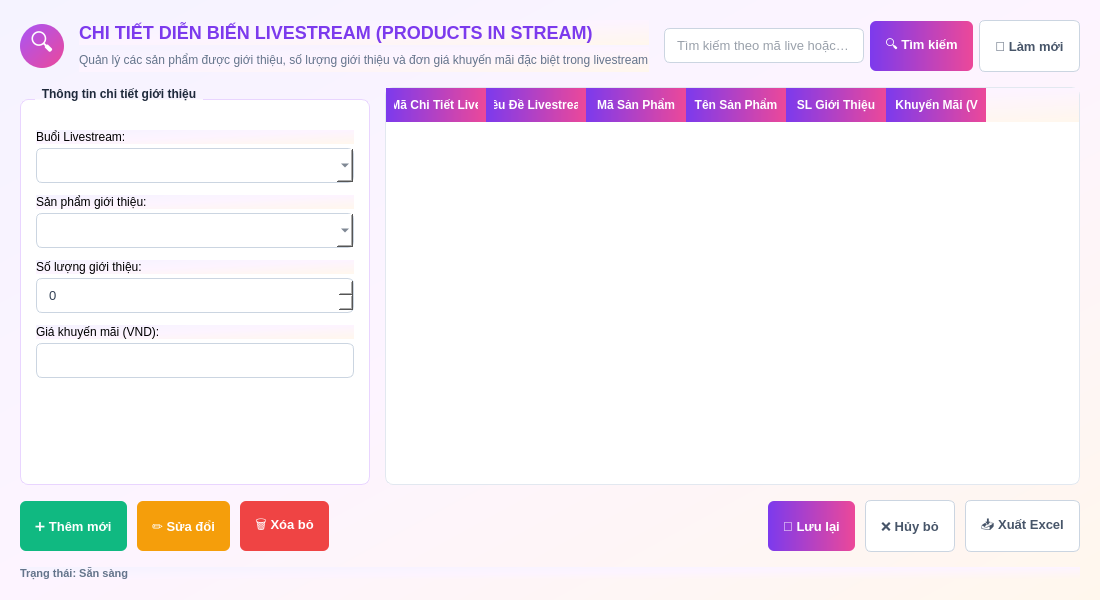
<?xml version="1.0" encoding="UTF-8"?>
<ui version="4.0">
 <class>LivestreamDetailWidget</class>
 <widget class="QWidget" name="LivestreamDetailWidget">
  <property name="geometry">
   <rect>
    <x>0</x>
    <y>0</y>
    <width>900</width>
    <height>600</height>
   </rect>
  </property>
  <property name="windowTitle">
   <string>Chi tiết sản phẩm Livestream</string>
  </property>
  <property name="styleSheet">
   <string notr="true">
    QWidget {
        background: qlineargradient(spread:pad, x1:0, y1:0, x2:1, y2:1, stop:0 #f5f3ff, stop:0.5 #fdf4ff, stop:1 #fff7ed);
        font-family: &quot;Segoe UI&quot;;
    }
    QLabel#lblTitle {
        font-size: 18px;
        font-weight: bold;
        color: #7c3aed;
    }
    QLabel#lblSubtitle {
        color: #64748b;
        font-size: 12px;
    }
    QGroupBox {
        font-weight: bold;
        color: #1e293b;
        border: 1px solid #e9d5ff;
        border-radius: 8px;
        margin-top: 12px;
        padding-top: 15px;
        background-color: #ffffff;
    }
    QGroupBox::title {
        subcontrol-origin: margin;
        subcontrol-position: top left;
        left: 15px;
        padding: 0 5px;
    }
    QLineEdit, QComboBox, QSpinBox {
        border: 1px solid #cbd5e1;
        border-radius: 6px;
        padding: 8px 10px;
        font-size: 13px;
        color: #334155;
        background-color: #ffffff;
    }
    QLineEdit:focus, QComboBox:focus, QSpinBox:focus {
        border: 2px solid #a855f7;
    }
    QPushButton {
        border-radius: 6px;
        font-weight: 500;
        font-size: 13px;
        padding: 8px 15px;
        height: 34px;
    }
    QPushButton#btnSearch, QPushButton#btnLuu {
        background: qlineargradient(spread:pad, x1:0, y1:0, x2:1, y2:0, stop:0 #7c3aed, stop:1 #ec4899);
        color: #ffffff;
        border: none;
    }
    QPushButton#btnSearch:hover, QPushButton#btnLuu:hover {
        background: qlineargradient(spread:pad, x1:0, y1:0, x2:1, y2:0, stop:0 #6d28d9, stop:1 #db2777);
    }
    QPushButton#btnThem {
        background-color: #10b981;
        color: #ffffff;
        border: none;
    }
    QPushButton#btnThem:hover {
        background-color: #059669;
    }
    QPushButton#btnSua {
        background-color: #f59e0b;
        color: #ffffff;
        border: none;
    }
    QPushButton#btnSua:hover {
        background-color: #d97706;
    }
    QPushButton#btnXoa {
        background-color: #ef4444;
        color: #ffffff;
        border: none;
    }
    QPushButton#btnXoa:hover {
        background-color: #dc2626;
    }
    QPushButton#btnRefresh, QPushButton#btnHuy, QPushButton#btnXuatExcel {
        background-color: #ffffff;
        border: 1px solid #cbd5e1;
        color: #475569;
    }
    QPushButton#btnRefresh:hover, QPushButton#btnHuy:hover, QPushButton#btnXuatExcel:hover {
        background-color: #f1f5f9;
        color: #1e293b;
    }
    QTableWidget {
        background-color: #ffffff;
        border: 1px solid #e2e8f0;
        border-radius: 8px;
        gridline-color: #f1f5f9;
    }
    QHeaderView::section {
        background: qlineargradient(spread:pad, x1:0, y1:0, x2:1, y2:0, stop:0 #7c3aed, stop:1 #ec4899);
        color: #ffffff;
        font-weight: bold;
        font-size: 12px;
        border: none;
        padding: 8px;
    }
    QTableWidget::item:selected {
        background-color: #f3e8ff;
        color: #7c3aed;
    }
   </string>
  </property>
  <layout class="QVBoxLayout" name="verticalLayout_main">
   <property name="spacing">
    <number>15</number>
   </property>
   <property name="leftMargin">
    <number>20</number>
   </property>
   <property name="topMargin">
    <number>20</number>
   </property>
   <property name="rightMargin">
    <number>20</number>
   </property>
   <property name="bottomMargin">
    <number>20</number>
   </property>
   <item>
    <layout class="QHBoxLayout" name="layoutHeader">
     <item>
      <widget class="QLabel" name="lblIconBadge">
       <property name="minimumSize">
        <size>
         <width>44</width>
         <height>44</height>
        </size>
       </property>
       <property name="maximumSize">
        <size>
         <width>44</width>
         <height>44</height>
        </size>
       </property>
       <property name="font">
        <font>
         <pointsize>18</pointsize>
        </font>
       </property>
       <property name="alignment">
        <set>Qt::AlignCenter</set>
       </property>
       <property name="text">
        <string>🔍</string>
       </property>
       <property name="styleSheet">
        <string notr="true">
         #lblIconBadge {
             background: qlineargradient(spread:pad, x1:0, y1:0, x2:1, y2:1, stop:0 #a855f7, stop:1 #ec4899);
             border-radius: 22px;
             color: #ffffff;
         }
        </string>
       </property>
      </widget>
     </item>
     <item>
      <layout class="QVBoxLayout" name="verticalLayout_title">
       <property name="spacing">
        <number>2</number>
       </property>
       <item>
        <widget class="QLabel" name="lblTitle">
         <property name="text">
          <string>CHI TIẾT DIỄN BIẾN LIVESTREAM (PRODUCTS IN STREAM)</string>
         </property>
        </widget>
       </item>
       <item>
        <widget class="QLabel" name="lblSubtitle">
         <property name="text">
          <string>Quản lý các sản phẩm được giới thiệu, số lượng giới thiệu và đơn giá khuyến mãi đặc biệt trong livestream</string>
         </property>
        </widget>
       </item>
      </layout>
     </item>
     <item>
      <spacer name="horizontalSpacer_header">
       <property name="orientation">
        <enum>Qt::Horizontal</enum>
       </property>
       <property name="sizeType">
        <enum>QSizePolicy::Expanding</enum>
       </property>
       <property name="sizeHint" stdset="0">
        <size>
         <width>40</width>
         <height>20</height>
        </size>
       </property>
      </spacer>
     </item>
     <item>
      <layout class="QHBoxLayout" name="layoutSearch">
       <property name="spacing">
        <number>6</number>
       </property>
       <item>
        <widget class="QLineEdit" name="txtSearch">
         <property name="minimumSize">
          <size>
           <width>200</width>
           <height>0</height>
          </size>
         </property>
         <property name="placeholderText">
          <string>Tìm kiếm theo mã live hoặc SP...</string>
         </property>
        </widget>
       </item>
       <item>
        <widget class="QPushButton" name="btnSearch">
         <property name="text">
          <string>🔍 Tìm kiếm</string>
         </property>
        </widget>
       </item>
       <item>
        <widget class="QPushButton" name="btnRefresh">
         <property name="text">
          <string>🔄 Làm mới</string>
         </property>
        </widget>
       </item>
      </layout>
     </item>
    </layout>
   </item>
   <item>
    <layout class="QHBoxLayout" name="layoutBody">
     <property name="spacing">
      <number>15</number>
     </property>
     <item>
      <widget class="QGroupBox" name="grpLivestreamDetailForm">
       <property name="minimumSize">
        <size>
         <width>320</width>
         <height>0</height>
        </size>
       </property>
       <property name="maximumSize">
        <size>
         <width>350</width>
         <height>16777215</height>
        </size>
       </property>
       <property name="title">
        <string>Thông tin chi tiết giới thiệu</string>
       </property>
       <layout class="QVBoxLayout" name="verticalLayout_form">
        <property name="spacing">
         <number>12</number>
        </property>
        <property name="leftMargin">
         <number>15</number>
        </property>
        <property name="topMargin">
         <number>15</number>
        </property>
        <property name="rightMargin">
         <number>15</number>
        </property>
        <property name="bottomMargin">
         <number>15</number>
        </property>
        <item>
         <layout class="QVBoxLayout" name="verticalLayout_live">
          <property name="spacing">
           <number>4</number>
          </property>
          <item>
           <widget class="QLabel" name="lblLivestream">
            <property name="text">
             <string>Buổi Livestream:</string>
            </property>
           </widget>
          </item>
          <item>
           <widget class="QComboBox" name="cbLivestream"/>
          </item>
         </layout>
        </item>
        <item>
         <layout class="QVBoxLayout" name="verticalLayout_product">
          <property name="spacing">
           <number>4</number>
          </property>
          <item>
           <widget class="QLabel" name="lblSanPham">
            <property name="text">
             <string>Sản phẩm giới thiệu:</string>
            </property>
           </widget>
          </item>
          <item>
           <widget class="QComboBox" name="cbSanPham"/>
          </item>
         </layout>
        </item>
        <item>
         <layout class="QVBoxLayout" name="verticalLayout_qty">
          <property name="spacing">
           <number>4</number>
          </property>
          <item>
           <widget class="QLabel" name="lblSoLuongGioiThieu">
            <property name="text">
             <string>Số lượng giới thiệu:</string>
            </property>
           </widget>
          </item>
          <item>
           <widget class="QSpinBox" name="spinSoLuongGioiThieu">
            <property name="maximum">
             <number>9999</number>
            </property>
           </widget>
          </item>
         </layout>
        </item>
        <item>
         <layout class="QVBoxLayout" name="verticalLayout_promo_price">
          <property name="spacing">
           <number>4</number>
          </property>
          <item>
           <widget class="QLabel" name="lblGiaKhuyenMai">
            <property name="text">
             <string>Giá khuyến mãi (VND):</string>
            </property>
           </widget>
          </item>
          <item>
           <widget class="QLineEdit" name="txtGiaKhuyenMai"/>
          </item>
         </layout>
        </item>
        <item>
         <spacer name="verticalSpacer_form">
          <property name="orientation">
           <enum>Qt::Vertical</enum>
          </property>
          <property name="sizeType">
           <enum>QSizePolicy::Expanding</enum>
          </property>
          <property name="sizeHint" stdset="0">
           <size>
            <width>20</width>
            <height>40</height>
           </size>
          </property>
         </spacer>
        </item>
       </layout>
      </widget>
     </item>
     <item>
      <widget class="QTableWidget" name="tblLivestreamDetail">
       <column>
        <property name="text">
         <string>Mã Chi Tiết Live</string>
        </property>
       </column>
       <column>
        <property name="text">
         <string>Tiêu Đề Livestream</string>
        </property>
       </column>
       <column>
        <property name="text">
         <string>Mã Sản Phẩm</string>
        </property>
       </column>
       <column>
        <property name="text">
         <string>Tên Sản Phẩm</string>
        </property>
       </column>
       <column>
        <property name="text">
         <string>SL Giới Thiệu</string>
        </property>
       </column>
       <column>
        <property name="text">
         <string>Giá Khuyến Mãi (VND)</string>
        </property>
       </column>
      </widget>
     </item>
    </layout>
   </item>
   <item>
    <layout class="QHBoxLayout" name="layoutActions">
     <property name="spacing">
      <number>10</number>
     </property>
     <item>
      <widget class="QPushButton" name="btnThem">
       <property name="text">
        <string>➕ Thêm mới</string>
       </property>
      </widget>
     </item>
     <item>
      <widget class="QPushButton" name="btnSua">
       <property name="text">
        <string>✏️ Sửa đổi</string>
       </property>
      </widget>
     </item>
     <item>
      <widget class="QPushButton" name="btnXoa">
       <property name="text">
        <string>🗑️ Xóa bỏ</string>
       </property>
      </widget>
     </item>
     <item>
      <spacer name="horizontalSpacer_actions">
       <property name="orientation">
        <enum>Qt::Horizontal</enum>
       </property>
       <property name="sizeType">
        <enum>QSizePolicy::Expanding</enum>
       </property>
       <property name="sizeHint" stdset="0">
        <size>
         <width>40</width>
         <height>20</height>
        </size>
       </property>
      </spacer>
     </item>
     <item>
      <widget class="QPushButton" name="btnLuu">
       <property name="text">
        <string>💾 Lưu lại</string>
       </property>
      </widget>
     </item>
     <item>
      <widget class="QPushButton" name="btnHuy">
       <property name="text">
        <string>❌ Hủy bỏ</string>
       </property>
      </widget>
     </item>
     <item>
      <widget class="QPushButton" name="btnXuatExcel">
       <property name="text">
        <string>📥 Xuất Excel</string>
       </property>
      </widget>
     </item>
    </layout>
   </item>
   <item>
    <widget class="QLabel" name="lblStatus">
     <property name="text">
      <string>Trạng thái: Sẵn sàng</string>
     </property>
     <property name="styleSheet">
      <string notr="true">color: #64748b; font-size: 11px; font-weight: 500;</string>
     </property>
    </widget>
   </item>
  </layout>
 </widget>
 <resources/>
 <connections/>
</ui>
